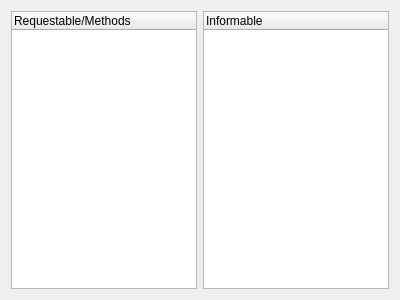
<?xml version="1.0" encoding="UTF-8"?>
<ui version="4.0">
 <class>OntologyViewer</class>
 <widget class="QWidget" name="OntologyViewer">
  <property name="geometry">
   <rect>
    <x>0</x>
    <y>0</y>
    <width>400</width>
    <height>300</height>
   </rect>
  </property>
  <property name="windowTitle">
   <string>Ontology viewer</string>
  </property>
  <layout class="QHBoxLayout" name="horizontalLayout_2">
   <item>
    <layout class="QHBoxLayout" name="horizontalLayout">
     <item>
      <widget class="QTreeWidget" name="ontology_tree_view">
       <column>
        <property name="text">
         <string>Requestable/Methods</string>
        </property>
       </column>
      </widget>
     </item>
     <item>
      <widget class="QTreeWidget" name="ontology_informable_tree_view">
       <column>
        <property name="text">
         <string>Informable</string>
        </property>
       </column>
      </widget>
     </item>
    </layout>
   </item>
  </layout>
 </widget>
 <resources/>
 <connections/>
</ui>
